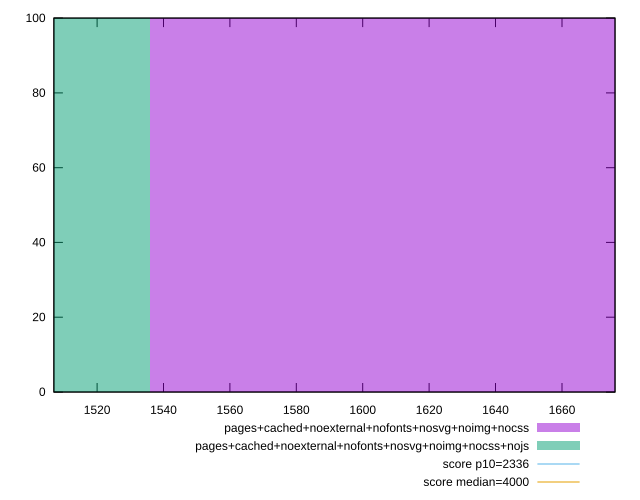

Source code (gnuplot):
reset
set terminal svg size 640, 500 enhanced background rgb 'white'
set output "report_00007_2020-12-11T15:55:29.892Z/first-meaningful-paint/comparison/histogram/12_vs_13.svg"

$pagesCachedNoexternalNofontsNosvgNoimgNocss <<EOF
1626.3350935678313 100
EOF

$pagesCachedNoexternalNofontsNosvgNoimgNocssNojs <<EOF
1445.6311942825168 100
EOF

set key outside below
set boxwidth 180.7038992853146
set yrange [0:100]
set style fill transparent solid 0.5 noborder

plot \
  $pagesCachedNoexternalNofontsNosvgNoimgNocss title "pages+cached+noexternal+nofonts+nosvg+noimg+nocss" with boxes, \
  $pagesCachedNoexternalNofontsNosvgNoimgNocssNojs title "pages+cached+noexternal+nofonts+nosvg+noimg+nocss+nojs" with boxes, \


reset
